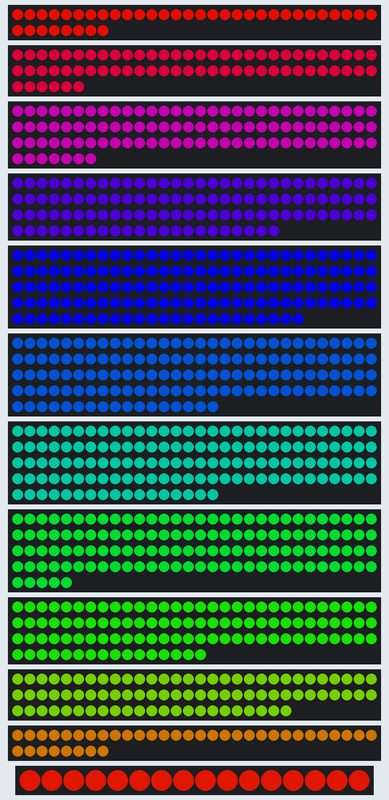
Simulated run of this sketch. Board: Arduino Mega 2560, built with avr-gcc and run on an emulated ATmega2560. Parts: 2 × 38 RGB LEDs in strip order, left to right, continuing on the next row, 66 RGB LEDs in strip order, left to right, continuing on the next row, 97 RGB LEDs in strip order, left to right, continuing on the next row, 112 RGB LEDs in strip order, left to right, continuing on the next row, 144 RGB LEDs in strip order, left to right, continuing on the next row, 2 × 137 RGB LEDs in strip order, left to right, continuing on the next row, 125 RGB LEDs in strip order, left to right, continuing on the next row, 106 RGB LEDs in strip order, left to right, continuing on the next row, 83 RGB LEDs in strip order, left to right, continuing on the next row, 16 RGB LEDs in strip order, left to right. Dim RGB values are drawn brighter than linear.

Above: at 11.7 s.

The sketch:

Test1.ino
```cpp
#include <Adafruit_NeoPixel.h>
#ifdef __AVR__
  #include <avr/power.h>
#endif

Adafruit_NeoPixel layer0 = Adafruit_NeoPixel(38, 2);
Adafruit_NeoPixel layer1 = Adafruit_NeoPixel(66, 3);
Adafruit_NeoPixel layer2 = Adafruit_NeoPixel(97, 4);
Adafruit_NeoPixel layer3 = Adafruit_NeoPixel(112, 5);
Adafruit_NeoPixel layer4 = Adafruit_NeoPixel(144, 6);
Adafruit_NeoPixel layer5 = Adafruit_NeoPixel(137, 7);
Adafruit_NeoPixel layer6 = Adafruit_NeoPixel(137, 8);
Adafruit_NeoPixel layer7 = Adafruit_NeoPixel(125, 9);
Adafruit_NeoPixel layer8 = Adafruit_NeoPixel(106, 10);
Adafruit_NeoPixel layer9 = Adafruit_NeoPixel(83, 11);
Adafruit_NeoPixel layer10 = Adafruit_NeoPixel(38, 12);
Adafruit_NeoPixel layer11 = Adafruit_NeoPixel(16, 13);
Adafruit_NeoPixel c = Adafruit_NeoPixel(1,0);

float r1, r2, g1, g2, b1, b2;
float rSlope, gSlope, bSlope;
uint32_t curColor;

void setup()
{
  uint8_t  brightness = 180;

  layer0.begin();
  layer0.setBrightness(brightness);
  layer0.show();

  layer1.begin();
  layer1.setBrightness(brightness);
  layer1.show();

  layer2.begin();
  layer2.setBrightness(brightness);
  layer2.show();

  layer3.begin();
  layer3.setBrightness(brightness);
  layer3.show();

  layer4.begin();
  layer4.setBrightness(brightness);
  layer4.show();

  layer5.begin();
  layer5.setBrightness(brightness);
  layer5.show();

  layer6.begin();
  layer6.setBrightness(brightness);
  layer6.show();

  layer7.begin();
  layer7.setBrightness(brightness);
  layer7.show();

  layer8.begin();
  layer8.setBrightness(brightness);
  layer8.show();

  layer9.begin();
  layer9.setBrightness(brightness);
  layer9.show();

  layer10.begin();
  layer10.setBrightness(brightness);
  layer10.show();

  layer11.begin();
  layer11.setBrightness(brightness);
  layer11.show();

//  opening(60);
//  rainbowFade1();

}

void loop()
{
 rainbowSkip(10, 1);
 rainbowSkip(10, 1);
 rainbowSkip(10, 1);
 rainbowSkip(10, 1);
 rainbowSkip(6, -1);
 rainbowSkip(10, 1);
 rainbowSkip(6, -1);
 rainbowSkip(6, -1);

}

void rainbowSkip(int skip, int dir)
{
  float offset = 255/11;

  for(int rSkipCounter=255; rSkipCounter>0; rSkipCounter--)
  {
    if (rSkipCounter % skip == 0)
    {
      assignColor(0, Wheel((dir*rSkipCounter) &255));
      assignColor(1, Wheel((dir*rSkipCounter+int(offset))&255));
      assignColor(2, Wheel((dir*rSkipCounter+int(2*offset))&255));
      assignColor(3, Wheel((dir*rSkipCounter+int(3*offset))&255));
      assignColor(4, Wheel((dir*rSkipCounter+int(4*offset))&255));
      assignColor(5, Wheel((dir*rSkipCounter+int(5*offset))&255));
      assignColor(6, Wheel((dir*rSkipCounter+int(6*offset))&255));
      assignColor(7, Wheel((dir*rSkipCounter+int(7*offset))&255));
      assignColor(8, Wheel((dir*rSkipCounter+int(8*offset))&255));
      assignColor(9, Wheel((dir*rSkipCounter+int(9*offset))&255));
      assignColor(10, Wheel((dir*rSkipCounter+int(10*offset))&255));
      assignColor(11, Wheel((dir*rSkipCounter+int(11*offset))&255));

      showAll();
    }
  }
}

void assignColor(int layer, uint32_t displayColor)
{
  int i;

  switch(layer) {
    case 0:
      for(i=0; i<38; i++) {
        layer0.setPixelColor(i, displayColor);
      }
      break;

    case 1:
      for(i=0; i<66; i++) {
        layer1.setPixelColor(i, displayColor);
      }
      break;

    case 2:
      for(i=0; i<97; i++) {
        layer2.setPixelColor(i, displayColor);
      }
      break;

    case 3:
      for(i=0; i<112; i++) {
        layer3.setPixelColor(i, displayColor);
      }
      break;

    case 4:
      for(i=0; i<144; i++) {
        layer4.setPixelColor(i, displayColor);
      }
      break;

    case 5:
      for(i=0; i<137; i++) {
        layer5.setPixelColor(i, displayColor);
      }
      break;

    case 6:
      for(i=0; i<137; i++) {
        layer6.setPixelColor(i, displayColor);
      }
      break;

    case 7:
      for(i=0; i<125; i++) {
        layer7.setPixelColor(i, displayColor);
      }
      break;

    case 8:
      for(i=0; i<106; i++) {
        layer8.setPixelColor(i, displayColor);
      }
      break;

    case 9:
      for(i=0; i<83; i++) {
        layer9.setPixelColor(i, displayColor);
      }
      break;

    case 10:
      for(i=0; i<38; i++) {
        layer10.setPixelColor(i, displayColor);
      }
      break;

    case 11:
      for(i=0; i<16; i++) {
        layer11.setPixelColor(i, displayColor);
      }
      break;

    default:
      break;
  }
}

void showLayer(int layer)
{
  switch(layer)
  {
    case 0:
    layer0.show();
    break;

   case 1:
    layer1.show();
    break;

   case 2:
    layer2.show();
    break;

   case 3:
    layer3.show();
    break;

   case 4:
    layer4.show();
    break;

   case 5:
    layer5.show();
    break;

   case 6:
    layer6.show();
    break;

   case 7:
    layer7.show();
    break;

   case 8:
    layer8.show();
    break;

   case 9:
    layer9.show();
    break;

   case 10:
    layer10.show();
    break;

   case 11:
    layer11.show();
    break;

    default:
    break;
  }

}

void showAll()
{
  layer0.show();
  layer1.show();
  layer2.show();
  layer3.show();
  layer4.show();
  layer5.show();
  layer6.show();
  layer7.show();
  layer8.show();
  layer9.show();
  layer10.show();
  layer11.show();
}

void calcComp(uint32_t ccColor1, uint32_t ccColor2)
{
  r1 = (ccColor1 & 0xff0000)/(0x10000);
  g1 = (ccColor1 & 0xff00)/(0x100);
  b1 = (ccColor1 & 0xff);

  r2 = (ccColor2 & 0xff0000)/(0x10000);
  g2 = (ccColor2 & 0xff00)/(0x100);
  b2 = (ccColor2 & 0xff);
}

void calcSlopes(int slopeSteps) {

  rSlope = (r2-r1)/slopeSteps;
  gSlope = (g2-g1)/slopeSteps;
  bSlope = (b2-b1)/slopeSteps;

}

uint32_t Wheel(float WheelPos) {
if(WheelPos > 255) {
  WheelPos = WheelPos - 255;
}
if(WheelPos < 0) {
  WheelPos = WheelPos + 255;
}
  if(WheelPos < 85) {
    return layer1.Color(255 - WheelPos * 3, 0, WheelPos * 3);
  }
  if(WheelPos < 170) {
    WheelPos -= 85;
    return layer1.Color(0, WheelPos * 3, 255 - WheelPos * 3);
  }
  WheelPos -= 170;
  return layer1.Color(WheelPos * 3, 255 - WheelPos * 3, 0);
}
```
